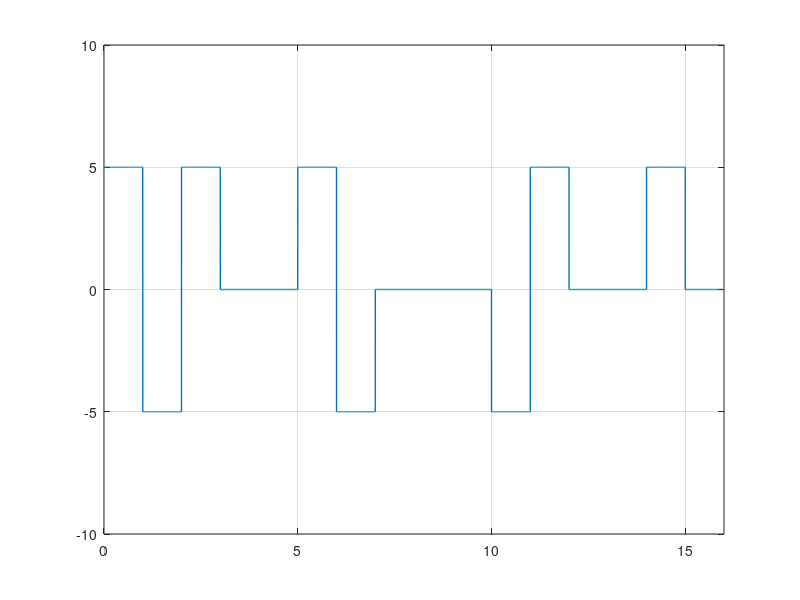

This figure's MATLAB source:
clear all;
close all;

bits = [1 1 0 0 0 0 1 0 0 0 0 0 0 0 0 0];
disp(bits);

#B8zs is nothing but ami...just make the bit pattern with violation....
#and then add a exta cndition for violaton that is for -1 in line 43...
#modulation
bitrate  = 1;
voltage  = 5;
samplingRate = 1000;
samplingTime = 1/samplingRate;
endTime = length(bits)/bitrate;
time = 0:samplingTime:endTime;
index = 1;
count=0;
ct1 = 0;
for i=1:length(bits)
  if(bits(i)==0)
  count+=1;
endif
if(bits(i)==1)
count=0;
ct1+=1;
endif
if(count==4)
	if(mod(ct1,2)==0)
		bits(i) = -1;
		bits(i-3) = 1;
		ct1+=2;
	endif
	if(mod(ct1,2)==1)
	  bits(i) = -1;
		ct1+=1;
	endif
	count=0;
endif

endfor
disp(bits);
pre = -1; %pre means previous voltage sign...before starting the bit pattern..
if(bits(1)==1)
pre = -pre;
endif
for i=1:length(time)
if(bits(index)==1)
modulation(i) = voltage*(pre);
endif
if(bits(index)==0)
modulation(i) = 0;
endif
if(bits(index)==-1)
modulation(i) = voltage*pre;
endif
if(bitrate*time(i)>=index)
index=index+1;
if(index<=length(bits) && bits(index)==1)
pre = -pre;
endif
endif
endfor
plot(time, modulation, "LineWidth", 1);
axis([0 endTime -voltage-5 voltage+5]);
grid on;


%demodulation
index = 1;
pre = -voltage;  %previous voltage...
for i=1:length(modulation)
if(modulation(i) == 0)
demodulation(index) = 0;
endif
if(modulation(i)!=0)
if(pre==modulation(i))
demodulation(index)=-1;
else
demodulation(index)=1;
endif
endif
if(bitrate*time(i)>=index)
if(modulation(i)!=0)
pre  = modulation(i);
endif
index+=1;
endif
endfor
disp(demodulation);
for i=1:length(demodulation)
if(demodulation(i)==-1)
demodulation(i)=0;
demodulation(i-3)=0;
endif
endfor
disp(demodulation);
